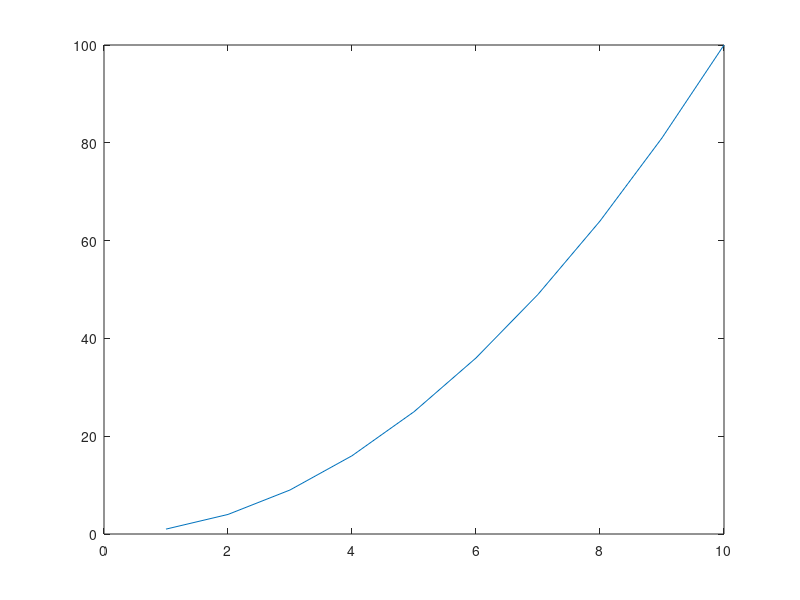
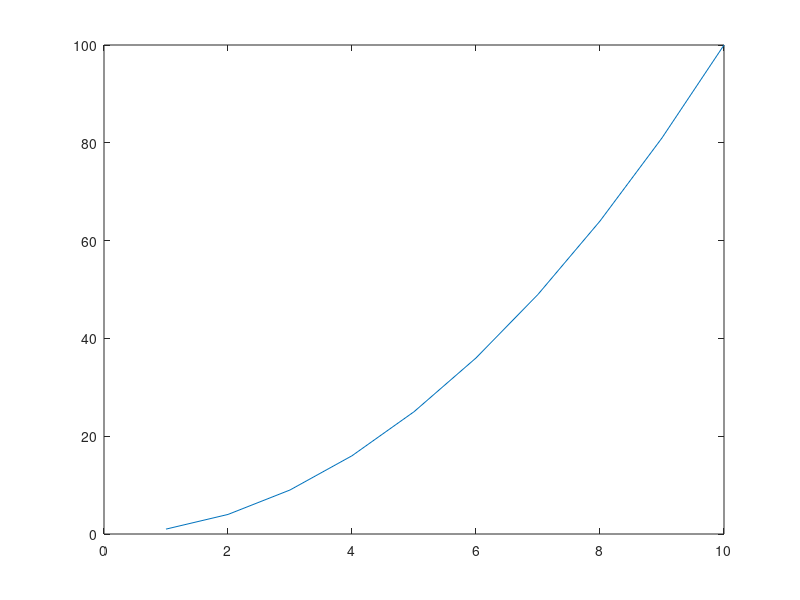
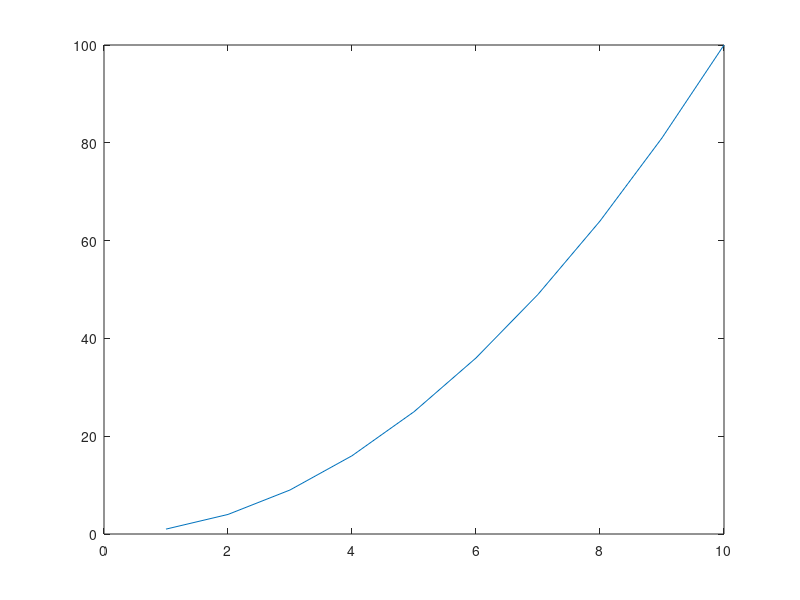
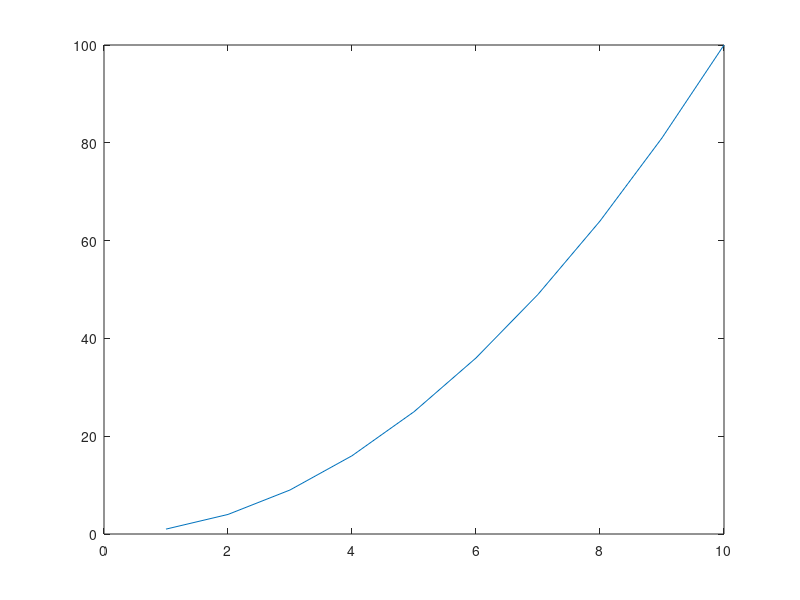

MATLAB code to generate these figures, in order:
clc;
clear;

for i = 1 : 1 : 5
    % 創建一個簡單的圖像
    x = 1:10;
    y = x.^2;
    plot(x, y);
    
    % 指定要儲存的圖像檔案名稱和路徑
    file_name =  sprintf('plot_%d.png', i);  % 檔案名稱可以是您喜歡的名稱，包括路徑
    file_path = 'C:\Users\JOU\Desktop\git\Special-project\Cycloidal Gear\gif';  % 將路徑替換為您想要儲存的路徑
    
    % 創建完整的路徑
    full_file_path = fullfile(file_path, file_name);
    
    % 使用saveas函數將圖像儲存為指定的檔案類型（例如.png、.jpg等）
    saveas(gcf, full_file_path);
    
    % 清除畫面（可選）
    clf;

end
